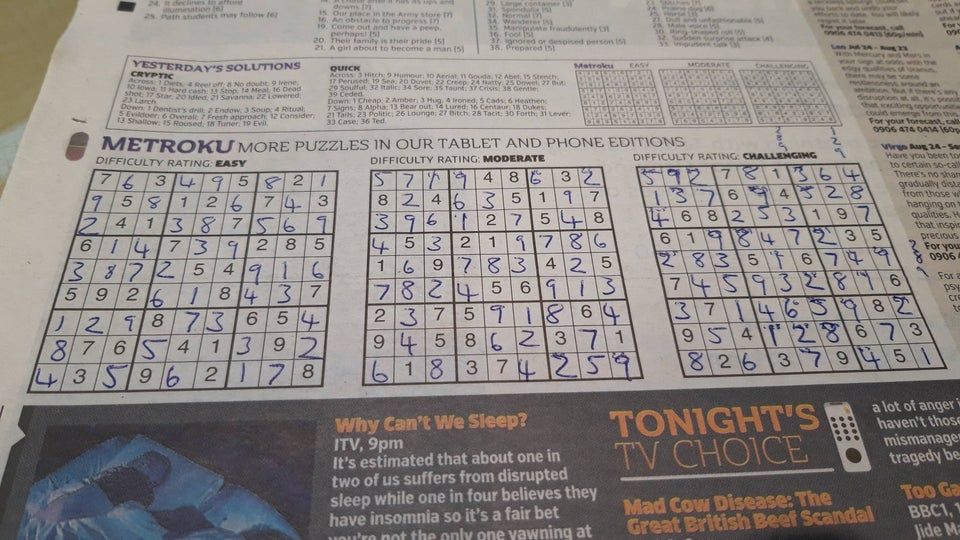
#> input picture Evaluación 2/sudoku1.jpg, 960 x 540 px, found by its file name
$ jupyter execute --allow-errors E2_L14.ipynb
#> lines starting #> are read from the running program, lines starting #| are printed output that depends on the picture
# **Entrega 2 - Reconocimiento de patrones**

[cell 1]
from google.colab import drive
drive.mount('/content/drive')

[cell 2]
# Importar librerias necesarias. Si necesita mas, incluyalas aqui
import os
import cv2
import numpy as np
import matplotlib.pyplot as plt

## **Ejercicio 1**
Realice la estructuración de los siguientes [archivos](https://drive.google.com/file/d/1P6GoINnF1N68RrNQ9dXAI6dUfzO1IiZD/view?usp=sharing). A continuación, cargue las imágenes y guárdelas en una lista con el nombre que ud desee. Esta lista será la base para la realización de los demás ejercicios. En esta sección, puede añadir las celdas de código que considere.

[cell 3]
path = "/content/drive/MyDrive/repositorio/Evaluación 2"

#---- Introduzca su codigo aqui

lista_ext=[".png",".jpg"]
lista_imgs=[]
#> (the rest of this cell did not finish here and is left out)

## **Ejercicio 2**

Realice la segmentación de todos los objetos de color amarillo en todas las imágenes ya estructuradas. La imágen resultado debe ser similar a la mostrada [aquí](https://drive.google.com/file/d/1QKtRcSsbDHrz4NkrDlTKubLYf8FMX-GX/view?usp=sharing). En esta sección, puede añadir las celdas de código que considere.  \\

**AYUDA:** recuerden que es más fácil realizar segmentación por color con imágenes en HSV. Para ayudarles, les recomiendo que realicen esto a partir del histograma de una imagen y luego extrapolen a las demás. También les recomiendo que consulten sobre los valores de los rangos del color en HSV.

[cell 4]
#---- Introduzca su codigo aqui
list_yellow=[]
n=0
#> (the rest of this cell did not finish here and is left out)

## **Ejercicio 3**

Realice la segmentación de de todos los objetos en todas las imágenes ya estructuradas en escala de grises (ver la siguiente [imagen](https://drive.google.com/file/d/1qRz_iDHFv9v_6vjDsAFEFgjv6xjfGQgc/view?usp=sharing)). Realice la extracción del fondo de la imágen y deje solo los objetos, tal y como se muestran en las 2 columnas de la imagen. Las imágenes de cada columna se calculan de manera independiente. En esta sección, puede añadir las celdas de código que considere.  \\

**AYUDA:** Las dos imágenes pueden obtenerse usando umbralización.

[cell 5]
#---- Introduzca su codigo aqui
list_gray=[]
n=0
#> (the rest of this cell did not finish here and is left out)

## **Ejercicio 4**

A partir de la imagen [sudoku1.jpg](https://drive.google.com/file/d/14tjOAYXvLhl38AFsVyie82MGAlXPeYH0/view?usp=sharing), extraiga el siguiente sudoku y extraiga la siguiente [perspectiva](https://drive.google.com/file/d/1IJH6-cVDJOTyoWwdJofjHKoocba5eyKJ/view?usp=sharing) \\

[cell 6]
#---- Introduzca su codigo aqui
img=cv2.imread("/content/drive/MyDrive/repositorio/Evaluación 2/sudoku1.jpg")
#> img is the input picture: shape (540, 960, 3); mean B, G, R 133.8, 136.8, 142.6
img=cv2.cvtColor(img,cv2.COLOR_BGR2RGB)

_,ax=plt.subplots(figsize=(15,10))
ax.imshow(img)

cv2.circle(img, ( 368 , 168 ), 2, [255,0,0],2)#R
#> img: shape (540, 960, 3); mean R, G, B 142.6, 136.8, 133.8
cv2.circle(img, ( 360 , 387 ), 2, [0,0,255],2)#B
#> img: shape (540, 960, 3); mean R, G, B 142.6, 136.8, 133.8
cv2.circle(img, ( 605 , 165 ), 2, [255,255,0],2)#Y
#> img: shape (540, 960, 3); mean R, G, B 142.6, 136.8, 133.8
cv2.circle(img, ( 645 , 380 ), 2, [0,255,0],2)#G
#> img: shape (540, 960, 3); mean R, G, B 142.6, 136.8, 133.8
plt.figure(figsize=(15,10))
plt.imshow(img)

# Confirm selected points
points = np.float32([[ 368 , 168],[ 360 , 387 ],[ 605 , 165 ],[ 645 , 380 ]])

# Create the output image we want
output_size = (300,300)
mapping = np.float32([[0,300],[0,0],[300,300],[300,0]])

Perspective = cv2.getPerspectiveTransform(points, mapping)
imagePerspective = cv2.warpPerspective(img, Perspective, output_size)
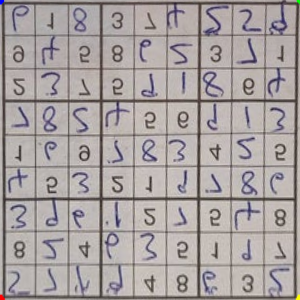
#> imagePerspective: shape (300, 300, 3); mean R, G, B 168.1, 160.9, 160.5

[cell 7]
#---- Muestre imagen
print ("Resultado")
_, axes = plt.subplots(1,2, figsize = (20,10))
axes[0].imshow(img); axes[0].set_title('Input'); axes[0].set_axis_off()
axes[1].imshow(imagePerspective); axes[1].set_title('Output'); axes[1].set_axis_off()
plt.show()
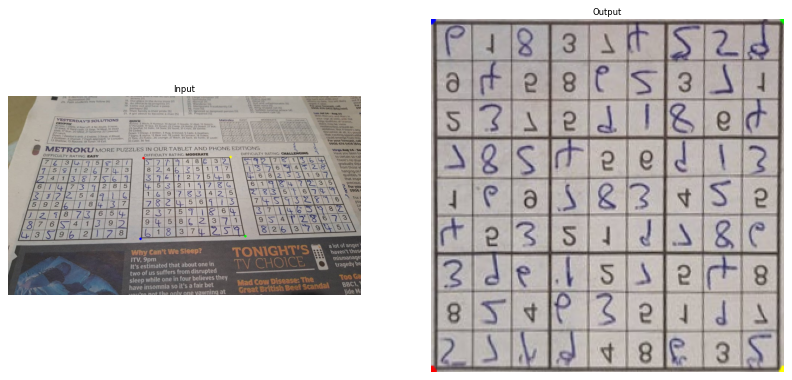
#> figure drawn by matplotlib, 2 panels
